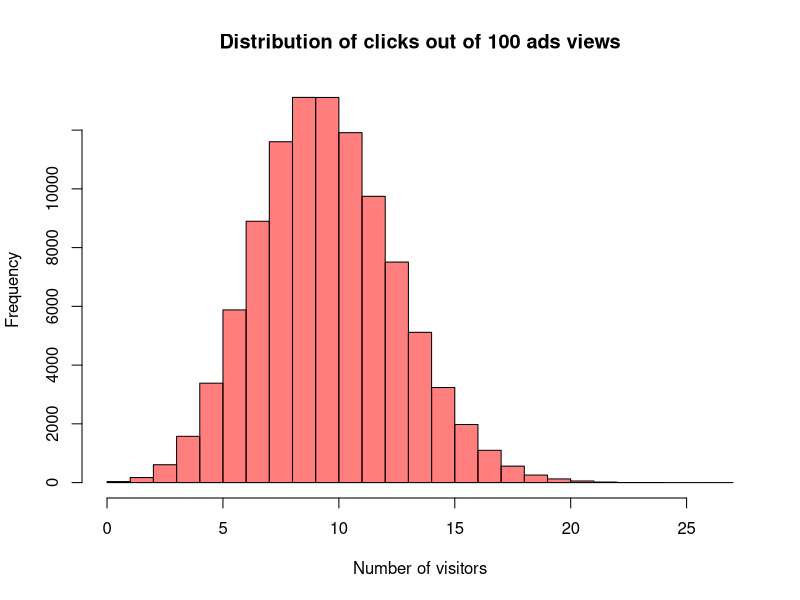
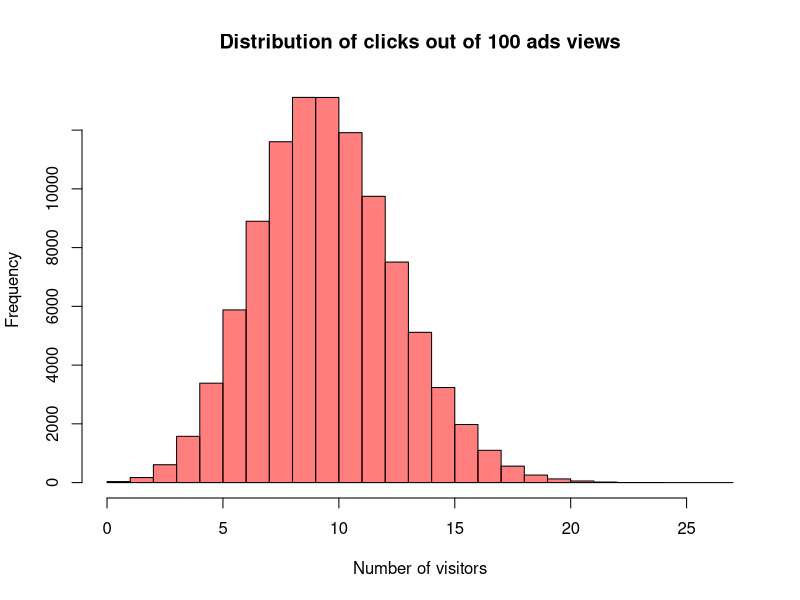
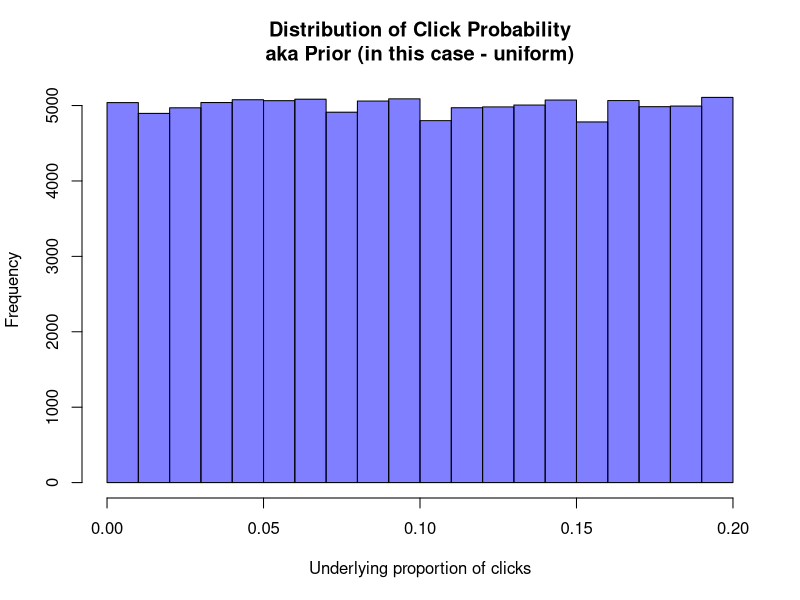
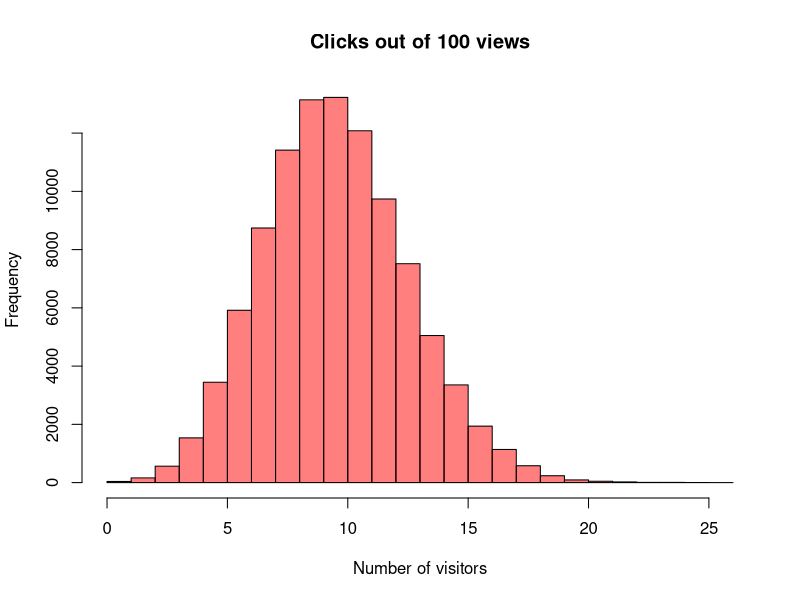
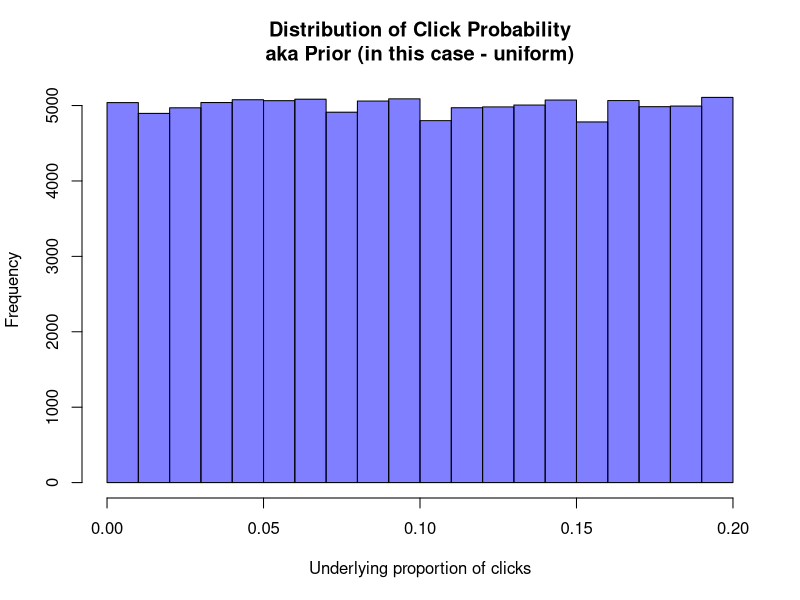
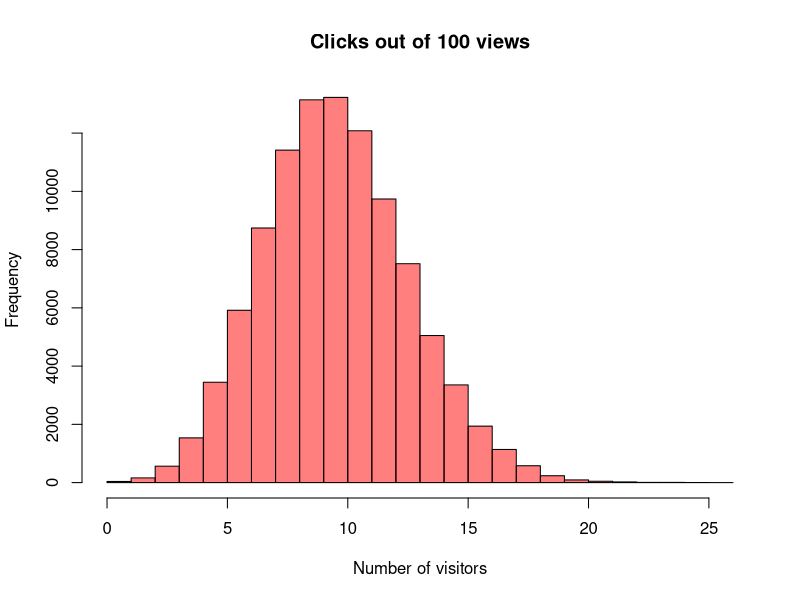
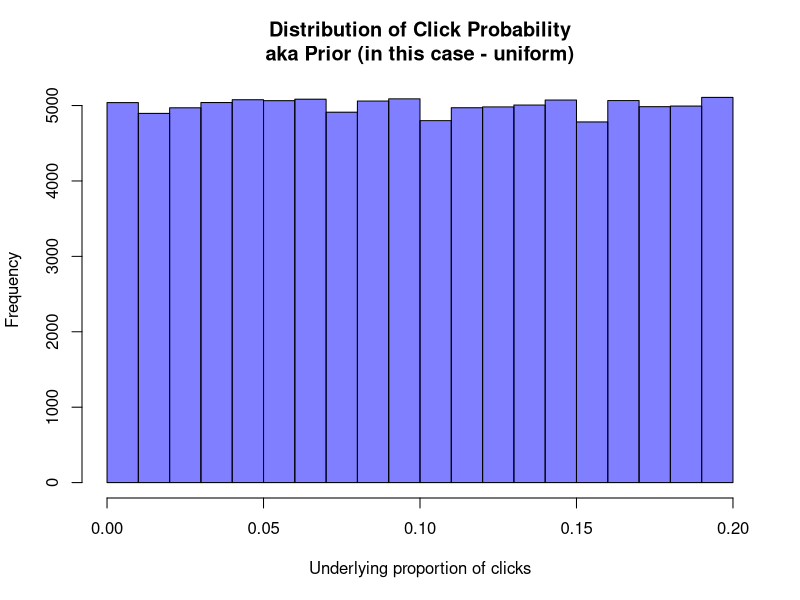
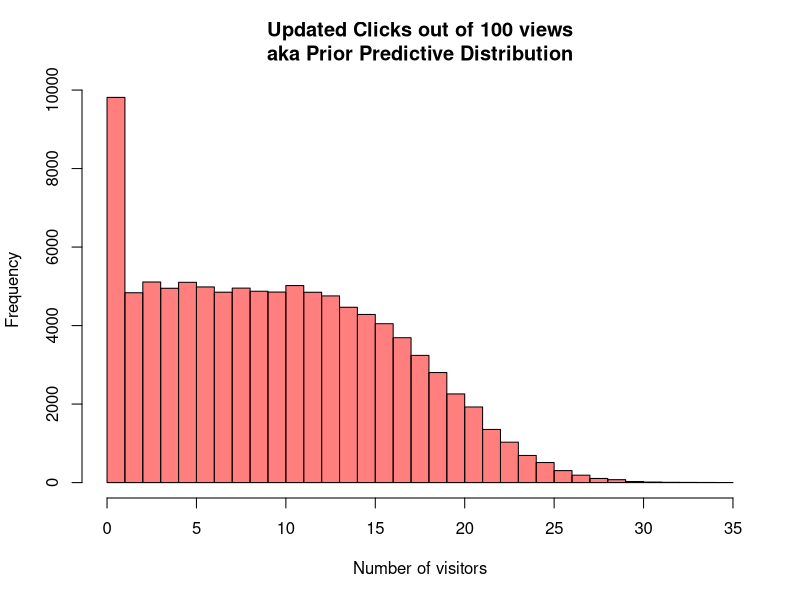

Here is the R script that generated these plots, in order:
## ---- chunk 1
set.seed(2021)
## ---- chunk 2
n_visitors <- rbinom(
  # Simulate 100K times
  n = 100000, 
  # Number of ads
  size = 100,
  # Probability of click
  prob = 0.1 
)

mean(n_visitors > 5)
## ---- chunk 3
hist(n_visitors, 
     xlab = 'Number of visitors',
     main = 'Distribution of clicks out of 100 ads views',
     breaks = 25,
     col = rgb(1,0,0,0.5))
## ---- chunk 4
set.seed(2021)
## ---- chunk 5
n_visitors <- rbinom(
  # Simulate 100K times
  n = 100000, 
  # Number of total ads views
  size = 100,
  # Probability of click
  prob = 0.1 
)

mean(n_visitors > 5)
## ---- chunk 6
hist(n_visitors, 
     xlab = 'Number of visitors',
     main = 'Distribution of clicks out of 100 ads views',
     breaks = 25,
     col = rgb(1,0,0,0.5))
## ---- chunk 7
set.seed(2021)
## ---- chunk 8
proportion_clicks <- runif(
  n = 100000, 
  min = 0.0, 
  max = 0.2
 )
## ---- chunk 9
n_visitors <- rbinom(
  n = 100000, 
  size = 100,
  prob = 0.1 
)
## ---- chunk 10
hist(proportion_clicks,
     main = 'Distribution of Click Probability\naka Prior (in this case - uniform)',
     xlab = 'Underlying proportion of clicks',
     col = rgb(0,0,1,0.5),
     breaks = 25
     )
## ---- chunk 11
hist(n_visitors, 
     xlab = 'Number of visitors',
     main = 'Clicks out of 100 views',
     breaks = 25,
     col = rgb(1,0,0,0.5))
## ---- chunk 12
set.seed(2021)
## ---- chunk 13
proportion_clicks <- runif(
  n = 100000, 
  min = 0.0, 
  max = 0.2
 )
## ---- chunk 14
hist(proportion_clicks,
     main = 'Distribution of Click Probability\naka Prior (in this case - uniform)',
     xlab = 'Underlying proportion of clicks',
     col = rgb(0,0,1,0.5),
     breaks = 25
     )
## ---- chunk 15
hist(n_visitors, 
     xlab = 'Number of visitors',
     main = 'Clicks out of 100 views',
     breaks = 25,
     col = rgb(1,0,0,0.5))
## ---- chunk 16
set.seed(2021)
## ---- chunk 17
proportion_clicks <- runif(
  n = 100000, 
  min = 0.0, 
  max = 0.2
 )
## ---- chunk 18
n_visitors <- rbinom(
  n = 100000, 
  size = 100,
  prob = proportion_clicks 
)
## ---- chunk 19
hist(proportion_clicks,
     main = 'Distribution of Click Probability\naka Prior (in this case - uniform)',
     xlab = 'Underlying proportion of clicks',
     col = rgb(0,0,1,0.5),
     breaks = 25
     )
## ---- chunk 20
hist(n_visitors, 
     xlab = 'Number of visitors',
     main = 'Updated Clicks out of 100 views\naka Prior Predictive Distribution',
     breaks = 25,
     col = rgb(1,0,0,0.5))
## ---- chunk 21
set.seed(2021)
## ---- chunk 22
proportion_clicks <- runif(
  n = 100000, 
  min = 0.0, 
  max = 0.2
 )
## ---- chunk 23
n_visitors <- rbinom(
  n = 100000, 
  size = 100,
  prob = proportion_clicks 
)

mean(n_visitors > 5)
## ---- chunk 24
hist(proportion_clicks,
     main = 'Distribution of Click Probability\naka Prior (in this case - uniform)',
     xlab = 'Underlying proportion of clicks',
     col = rgb(0,0,1,0.5),
     breaks = 25
     )
## ---- chunk 25
hist(n_visitors, 
     xlab = 'Number of visitors',
     main = 'Updated Clicks out of 100 views\naka Prior Predictive Distribution',
     breaks = 25,
     col = rgb(1,0,0,0.5))
## ---- chunk 26
set.seed(2021)
## ---- chunk 27
prior <- 
  data.frame(
    n_visitors, 
    proportion_clicks
  )
## ---- chunk 28
head(prior)
## ---- chunk 29
par(fig=c(0,0.8,0,0.8), new=TRUE)
plot(prior, col='darkgreen')
par(fig=c(0,0.8,0.55,1), new=TRUE)
hist(prior$n_visitors, breaks = 17, main = '', ylab = '', xlab='', yaxt='n', xaxt = 'n',col = rgb(1,0,0,0.5), xlim = c(0, 35))
par(fig=c(0.65,1,0,0.8), new=TRUE)
xhist <- hist(prior$proportion_clicks, plot=F, breaks = 17)
barplot(xhist$counts, horiz=TRUE, main = '', xlab='', yaxt='n', xaxt = 'n', col = rgb(0,0,1,0.5))
## ---- chunk 30
par(fig=c(0,0.8,0,0.8), new=TRUE)
plot(prior, col='darkgreen')
par(fig=c(0,0.8,0.55,1), new=TRUE)
hist(prior$n_visitors, breaks = 17, main = '', ylab = '', xlab='', yaxt='n', xaxt = 'n',col = rgb(1,0,0,0.5), xlim = c(0, 35))
par(fig=c(0.65,1,0,0.8), new=TRUE)
xhist <- hist(prior$proportion_clicks, plot=F, breaks = 17)
barplot(xhist$counts, horiz=TRUE, main = '', xlab='', yaxt='n', xaxt = 'n', col = rgb(0,0,1,0.5))
## ---- chunk 31
prior_plot <- prior
prior_plot$col <- as.factor(prior$proportion_clicks > 0.098 & prior$proportion_clicks < 0.102)
par(fig=c(0,0.8,0,0.8), new=TRUE)
plot(prior, col=c('gray', 'darkgreen')[prior_plot$col], alpha = 0.1)
par(fig=c(0,0.8,0.55,1), new=TRUE)
hist(prior$n_visitors[prior$proportion_clicks > 0.098 & prior$proportion_clicks < 0.102], breaks = 17, main = '', ylab = '', xlab='', yaxt='n', xaxt = 'n',col = rgb(1,0,0,0.5), xlim = c(0, 35))
par(fig=c(0.65,1,0,0.8), new=TRUE)
xhist <- hist(prior$proportion_clicks, plot=F, breaks = 17)
xhist$col <- as.factor(xhist$breaks == 0.1)
barplot(xhist$counts, horiz=TRUE, main = '', xlab='', yaxt='n', xaxt = 'n', col = c( 'gray',rgb(0,0,1,0.5))[xhist$col])
## ---- chunk 32
prior_plot <- prior
prior_plot$col <- as.factor(prior$proportion_clicks > 0.128 & prior$proportion_clicks < 0.132)
par(fig=c(0,0.8,0,0.8), new=TRUE)
plot(prior, col=c('gray', 'darkgreen')[prior_plot$col], alpha = 0.1)
par(fig=c(0,0.8,0.55,1), new=TRUE)
hist(prior$n_visitors[prior$proportion_clicks > 0.128 & prior$proportion_clicks < 0.132], breaks = 17, main = '', ylab = '', xlab='', yaxt='n', xaxt = 'n',col = rgb(1,0,0,0.5), xlim = c(0, 35))
par(fig=c(0.65,1,0,0.8), new=TRUE)
xhist <- hist(prior$proportion_clicks, plot=F, breaks = 17)
xhist$col <- as.factor(xhist$breaks == 0.13)
barplot(xhist$counts, horiz=TRUE, main = '', xlab='', yaxt='n', xaxt = 'n', col = c( 'gray',rgb(0,0,1,0.5))[xhist$col])
## ---- chunk 33
prior_plot <- prior
prior_plot$col <- as.factor(prior$n_visitors == 13)
par(fig=c(0,0.8,0,0.8), new=TRUE)
plot(prior, col=c('gray', 'darkgreen')[prior_plot$col])
par(fig=c(0,0.8,0.55,1), new=TRUE)
upper_hist <- hist(prior$n_visitors, plot=F, breaks = 17)
plot(upper_hist, main = '', ylab = '', xlab='', yaxt='n', xaxt = 'n', col = c('grey',rgb(1,0,0,0.5),'grey')[cut(upper_hist$breaks, c(-Inf,11,13, Inf))], xlim = c(0, 35))
par(fig=c(0.65,1,0,0.8), new=TRUE)
xhist <- hist(prior$proportion_clicks[prior$n_visitors == 13], plot=F, breaks = 17, xlim = c(0, 0.2))
barplot(c(0,0,0,xhist$counts), horiz=TRUE, main = '', xlab='', yaxt='n', xaxt = 'n', col = rgb(0,0,1,0.5))
## ---- chunk 34
prior_plot <- prior
prior_plot$col <- as.factor(prior$n_visitors == 4)
par(fig=c(0,0.8,0,0.8), new=TRUE)
plot(prior, col=c('gray', 'darkgreen')[prior_plot$col])
par(fig=c(0,0.8,0.55,1), new=TRUE)
upper_hist <- hist(prior$n_visitors, plot=F, breaks = 17)
plot(upper_hist, main = '', ylab = '', xlab='', yaxt='n', xaxt = 'n', col = c('grey', rgb(1,0,0,0.5),'grey')[cut(upper_hist$breaks, c(-Inf,3,4, Inf))], xlim = c(0, 35))
par(fig=c(0.65,1,0,0.8), new=TRUE)
xhist <- hist(prior$proportion_clicks[prior$n_visitors == 4], plot=F, breaks = 17, xlim = c(0, 0.2))
barplot(c(xhist$counts, 0,0,0), horiz=TRUE, main = '', xlab='', yaxt='n', xaxt = 'n', col = rgb(0,0,1,0.5))
## ---- chunk 35
prior <- 
  data.frame(
    proportion_clicks, 
    n_visitors)

posterior <- 
  prior[prior$n_visitors ==13,]
## ---- chunk 36
hist(posterior$proportion_clicks, breaks = 17, col = rgb(0,0,1,0.5),
     xlab = 'Underlying proportion of clicks',
     xlim = c(0,0.3),
     main = 'Posterior'
     )
## ---- chunk 37
n_visitors_posterior_pred <- 
  rbinom(
    n = 100000,
    size = 100,
    prob = posterior$proportion_clicks
    )

## ---- chunk 38
hist(posterior$proportion_clicks, breaks = 17, col = rgb(0,0,1,0.5),
     xlab = 'Underlying proportion of clicks',
     xlim = c(0,0.3),
     main = 'Posterior'
     )
## ---- chunk 39
hist(n_visitors_posterior_pred, breaks = 17, col = rgb(1,0,0,0.5),
     xlab = 'Number of visitors',
     main = 'Posterior predictive',
     xlim = c(0,30)
     )
## ---- chunk 40
mean(n_visitors_posterior_pred > 5)
## ---- chunk 41
hist(posterior$proportion_clicks, breaks = 17, col = rgb(0,0,1,0.5),
     xlab = 'Underlying proportion of clicks',
     xlim = c(0,0.30),
     main = 'Posterior'
     )
## ---- chunk 42
hist(n_visitors_posterior_pred, breaks = 17, col = rgb(1,0,0,0.5),
     xlab = 'Number of visitors',
     main = 'Posterior predictive',
     xlim = c(0,30)
     )
